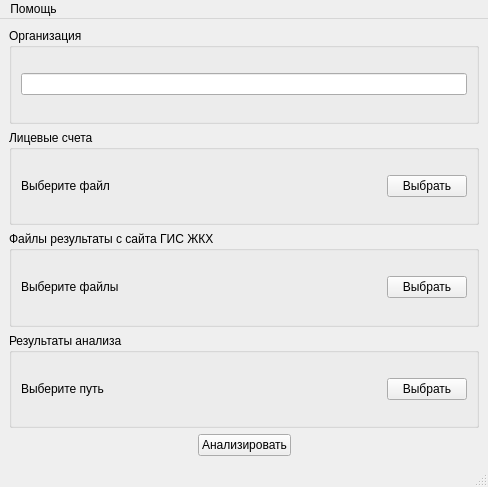
<?xml version="1.0" encoding="UTF-8"?>
<ui version="4.0">
 <class>ResultAnalisator</class>
 <widget class="QMainWindow" name="ResultAnalisator">
  <property name="geometry">
   <rect>
    <x>0</x>
    <y>0</y>
    <width>488</width>
    <height>487</height>
   </rect>
  </property>
  <property name="windowTitle">
   <string>ResultAnalisator</string>
  </property>
  <widget class="QWidget" name="centralwidget">
   <layout class="QVBoxLayout" name="verticalLayout_5">
    <item>
     <widget class="QGroupBox" name="groupBox_4">
      <property name="title">
       <string>Организация</string>
      </property>
      <layout class="QVBoxLayout" name="verticalLayout">
       <item>
        <widget class="QLineEdit" name="organisationLineEdit"/>
       </item>
      </layout>
     </widget>
    </item>
    <item>
     <widget class="QGroupBox" name="groupBox">
      <property name="title">
       <string>Лицевые счета</string>
      </property>
      <layout class="QVBoxLayout" name="verticalLayout_4">
       <item>
        <layout class="QHBoxLayout" name="horizontalLayout_4">
         <item>
          <widget class="QLabel" name="accountsLabel">
           <property name="text">
            <string>Выберите файл</string>
           </property>
           <property name="wordWrap">
            <bool>true</bool>
           </property>
          </widget>
         </item>
         <item>
          <spacer name="horizontalSpacer_5">
           <property name="orientation">
            <enum>Qt::Horizontal</enum>
           </property>
           <property name="sizeHint" stdset="0">
            <size>
             <width>40</width>
             <height>20</height>
            </size>
           </property>
          </spacer>
         </item>
         <item>
          <widget class="QPushButton" name="accountsButton">
           <property name="text">
            <string>Выбрать</string>
           </property>
          </widget>
         </item>
        </layout>
       </item>
      </layout>
     </widget>
    </item>
    <item>
     <widget class="QGroupBox" name="groupBox_2">
      <property name="title">
       <string>Файлы результаты с сайта ГИС ЖКХ</string>
      </property>
      <layout class="QVBoxLayout" name="verticalLayout_3">
       <item>
        <layout class="QHBoxLayout" name="horizontalLayout_3">
         <item>
          <widget class="QLabel" name="gisFilesLabel">
           <property name="text">
            <string>Выберите файлы</string>
           </property>
           <property name="wordWrap">
            <bool>true</bool>
           </property>
          </widget>
         </item>
         <item>
          <spacer name="horizontalSpacer_4">
           <property name="orientation">
            <enum>Qt::Horizontal</enum>
           </property>
           <property name="sizeHint" stdset="0">
            <size>
             <width>40</width>
             <height>20</height>
            </size>
           </property>
          </spacer>
         </item>
         <item>
          <widget class="QPushButton" name="gisFilesButton">
           <property name="text">
            <string>Выбрать</string>
           </property>
          </widget>
         </item>
        </layout>
       </item>
      </layout>
     </widget>
    </item>
    <item>
     <widget class="QGroupBox" name="groupBox_3">
      <property name="title">
       <string>Результаты анализа</string>
      </property>
      <layout class="QVBoxLayout" name="verticalLayout_2">
       <item>
        <layout class="QHBoxLayout" name="horizontalLayout_2">
         <item>
          <widget class="QLabel" name="resultPathLabel">
           <property name="text">
            <string>Выберите путь</string>
           </property>
           <property name="wordWrap">
            <bool>true</bool>
           </property>
          </widget>
         </item>
         <item>
          <spacer name="horizontalSpacer_3">
           <property name="orientation">
            <enum>Qt::Horizontal</enum>
           </property>
           <property name="sizeHint" stdset="0">
            <size>
             <width>40</width>
             <height>20</height>
            </size>
           </property>
          </spacer>
         </item>
         <item>
          <widget class="QPushButton" name="resultPathButton">
           <property name="text">
            <string>Выбрать</string>
           </property>
          </widget>
         </item>
        </layout>
       </item>
      </layout>
     </widget>
    </item>
    <item>
     <layout class="QHBoxLayout" name="horizontalLayout">
      <property name="sizeConstraint">
       <enum>QLayout::SetMinimumSize</enum>
      </property>
      <item>
       <spacer name="horizontalSpacer">
        <property name="orientation">
         <enum>Qt::Horizontal</enum>
        </property>
        <property name="sizeHint" stdset="0">
         <size>
          <width>40</width>
          <height>20</height>
         </size>
        </property>
       </spacer>
      </item>
      <item>
       <widget class="QPushButton" name="goButton">
        <property name="text">
         <string>Анализировать</string>
        </property>
       </widget>
      </item>
      <item>
       <spacer name="horizontalSpacer_2">
        <property name="orientation">
         <enum>Qt::Horizontal</enum>
        </property>
        <property name="sizeHint" stdset="0">
         <size>
          <width>40</width>
          <height>20</height>
         </size>
        </property>
       </spacer>
      </item>
     </layout>
    </item>
   </layout>
  </widget>
  <widget class="QMenuBar" name="menubar">
   <property name="geometry">
    <rect>
     <x>0</x>
     <y>0</y>
     <width>488</width>
     <height>20</height>
    </rect>
   </property>
   <widget class="QMenu" name="menu">
    <property name="title">
     <string>Помощь</string>
    </property>
    <addaction name="action"/>
    <addaction name="action_Qt"/>
   </widget>
   <addaction name="menu"/>
  </widget>
  <widget class="QStatusBar" name="statusbar"/>
  <action name="action">
   <property name="text">
    <string>О программе</string>
   </property>
  </action>
  <action name="action_Qt">
   <property name="text">
    <string>О Qt</string>
   </property>
  </action>
 </widget>
 <resources/>
 <connections/>
</ui>
